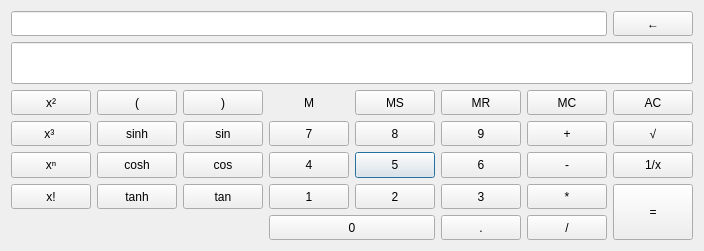
<?xml version="1.0" encoding="UTF-8"?>
<ui version="4.0">
 <class>Calculator</class>
 <widget class="QDialog" name="Calculator">
  <property name="geometry">
   <rect>
    <x>0</x>
    <y>0</y>
    <width>662</width>
    <height>251</height>
   </rect>
  </property>
  <property name="windowTitle">
   <string>Calculator</string>
  </property>
  <layout class="QGridLayout" name="gridLayout_2">
   <item row="0" column="0" rowspan="2" colspan="2">
    <layout class="QGridLayout" name="gridLayout">
     <item row="4" column="4">
      <widget class="QPushButton" name="num_5">
       <property name="sizePolicy">
        <sizepolicy hsizetype="Expanding" vsizetype="Expanding">
         <horstretch>0</horstretch>
         <verstretch>0</verstretch>
        </sizepolicy>
       </property>
       <property name="text">
        <string>5</string>
       </property>
       <attribute name="buttonGroup">
        <string notr="true">allbuttons</string>
       </attribute>
      </widget>
     </item>
     <item row="4" column="3">
      <widget class="QPushButton" name="num_4">
       <property name="sizePolicy">
        <sizepolicy hsizetype="Expanding" vsizetype="Expanding">
         <horstretch>0</horstretch>
         <verstretch>0</verstretch>
        </sizepolicy>
       </property>
       <property name="text">
        <string>4</string>
       </property>
       <attribute name="buttonGroup">
        <string notr="true">allbuttons</string>
       </attribute>
      </widget>
     </item>
     <item row="2" column="4">
      <widget class="QPushButton" name="memory_save">
       <property name="sizePolicy">
        <sizepolicy hsizetype="Expanding" vsizetype="Expanding">
         <horstretch>0</horstretch>
         <verstretch>0</verstretch>
        </sizepolicy>
       </property>
       <property name="text">
        <string>MS</string>
       </property>
      </widget>
     </item>
     <item row="5" column="1">
      <widget class="QPushButton" name="func_tanh">
       <property name="sizePolicy">
        <sizepolicy hsizetype="Expanding" vsizetype="Expanding">
         <horstretch>0</horstretch>
         <verstretch>0</verstretch>
        </sizepolicy>
       </property>
       <property name="text">
        <string>tanh</string>
       </property>
       <attribute name="buttonGroup">
        <string notr="true">allbuttons</string>
       </attribute>
      </widget>
     </item>
     <item row="0" column="7">
      <widget class="QPushButton" name="backspace">
       <property name="sizePolicy">
        <sizepolicy hsizetype="Expanding" vsizetype="Expanding">
         <horstretch>0</horstretch>
         <verstretch>0</verstretch>
        </sizepolicy>
       </property>
       <property name="text">
        <string>←</string>
       </property>
       <attribute name="buttonGroup">
        <string notr="true">allbuttons</string>
       </attribute>
      </widget>
     </item>
     <item row="3" column="4">
      <widget class="QPushButton" name="num_8">
       <property name="sizePolicy">
        <sizepolicy hsizetype="Expanding" vsizetype="Expanding">
         <horstretch>0</horstretch>
         <verstretch>0</verstretch>
        </sizepolicy>
       </property>
       <property name="text">
        <string>8</string>
       </property>
       <attribute name="buttonGroup">
        <string notr="true">allbuttons</string>
       </attribute>
      </widget>
     </item>
     <item row="6" column="5">
      <widget class="QPushButton" name="num_dot">
       <property name="sizePolicy">
        <sizepolicy hsizetype="Expanding" vsizetype="Expanding">
         <horstretch>0</horstretch>
         <verstretch>0</verstretch>
        </sizepolicy>
       </property>
       <property name="text">
        <string>.</string>
       </property>
       <attribute name="buttonGroup">
        <string notr="true">allbuttons</string>
       </attribute>
      </widget>
     </item>
     <item row="2" column="6">
      <widget class="QPushButton" name="memory_clear">
       <property name="sizePolicy">
        <sizepolicy hsizetype="Expanding" vsizetype="Expanding">
         <horstretch>0</horstretch>
         <verstretch>0</verstretch>
        </sizepolicy>
       </property>
       <property name="text">
        <string>MC</string>
       </property>
       <attribute name="buttonGroup">
        <string notr="true">allbuttons</string>
       </attribute>
      </widget>
     </item>
     <item row="4" column="5">
      <widget class="QPushButton" name="num_6">
       <property name="sizePolicy">
        <sizepolicy hsizetype="Expanding" vsizetype="Expanding">
         <horstretch>0</horstretch>
         <verstretch>0</verstretch>
        </sizepolicy>
       </property>
       <property name="text">
        <string>6</string>
       </property>
       <attribute name="buttonGroup">
        <string notr="true">allbuttons</string>
       </attribute>
      </widget>
     </item>
     <item row="1" column="0" colspan="8">
      <widget class="QLineEdit" name="result">
       <property name="sizePolicy">
        <sizepolicy hsizetype="Expanding" vsizetype="Expanding">
         <horstretch>0</horstretch>
         <verstretch>0</verstretch>
        </sizepolicy>
       </property>
       <property name="font">
        <font>
         <pointsize>22</pointsize>
        </font>
       </property>
       <property name="alignment">
        <set>Qt::AlignRight|Qt::AlignTrailing|Qt::AlignVCenter</set>
       </property>
       <property name="readOnly">
        <bool>true</bool>
       </property>
      </widget>
     </item>
     <item row="5" column="2">
      <widget class="QPushButton" name="func_tan">
       <property name="sizePolicy">
        <sizepolicy hsizetype="Expanding" vsizetype="Expanding">
         <horstretch>0</horstretch>
         <verstretch>0</verstretch>
        </sizepolicy>
       </property>
       <property name="text">
        <string>tan</string>
       </property>
       <attribute name="buttonGroup">
        <string notr="true">allbuttons</string>
       </attribute>
      </widget>
     </item>
     <item row="2" column="1">
      <widget class="QPushButton" name="paren_begin">
       <property name="sizePolicy">
        <sizepolicy hsizetype="Expanding" vsizetype="Expanding">
         <horstretch>0</horstretch>
         <verstretch>0</verstretch>
        </sizepolicy>
       </property>
       <property name="text">
        <string>(</string>
       </property>
       <attribute name="buttonGroup">
        <string notr="true">allbuttons</string>
       </attribute>
      </widget>
     </item>
     <item row="4" column="1">
      <widget class="QPushButton" name="func_cosh">
       <property name="sizePolicy">
        <sizepolicy hsizetype="Expanding" vsizetype="Expanding">
         <horstretch>0</horstretch>
         <verstretch>0</verstretch>
        </sizepolicy>
       </property>
       <property name="text">
        <string>cosh</string>
       </property>
       <attribute name="buttonGroup">
        <string notr="true">allbuttons</string>
       </attribute>
      </widget>
     </item>
     <item row="3" column="7">
      <widget class="QPushButton" name="pow_half">
       <property name="sizePolicy">
        <sizepolicy hsizetype="Expanding" vsizetype="Expanding">
         <horstretch>0</horstretch>
         <verstretch>0</verstretch>
        </sizepolicy>
       </property>
       <property name="text">
        <string>√</string>
       </property>
       <attribute name="buttonGroup">
        <string notr="true">allbuttons</string>
       </attribute>
      </widget>
     </item>
     <item row="6" column="6">
      <widget class="QPushButton" name="expr_div">
       <property name="sizePolicy">
        <sizepolicy hsizetype="Expanding" vsizetype="Expanding">
         <horstretch>0</horstretch>
         <verstretch>0</verstretch>
        </sizepolicy>
       </property>
       <property name="text">
        <string>/</string>
       </property>
       <attribute name="buttonGroup">
        <string notr="true">allbuttons</string>
       </attribute>
      </widget>
     </item>
     <item row="2" column="5">
      <widget class="QPushButton" name="memory_recall">
       <property name="sizePolicy">
        <sizepolicy hsizetype="Expanding" vsizetype="Expanding">
         <horstretch>0</horstretch>
         <verstretch>0</verstretch>
        </sizepolicy>
       </property>
       <property name="text">
        <string>MR</string>
       </property>
       <attribute name="buttonGroup">
        <string notr="true">allbuttons</string>
       </attribute>
      </widget>
     </item>
     <item row="4" column="2">
      <widget class="QPushButton" name="func_cos">
       <property name="sizePolicy">
        <sizepolicy hsizetype="Expanding" vsizetype="Expanding">
         <horstretch>0</horstretch>
         <verstretch>0</verstretch>
        </sizepolicy>
       </property>
       <property name="text">
        <string>cos</string>
       </property>
       <attribute name="buttonGroup">
        <string notr="true">allbuttons</string>
       </attribute>
      </widget>
     </item>
     <item row="3" column="3">
      <widget class="QPushButton" name="num_7">
       <property name="sizePolicy">
        <sizepolicy hsizetype="Expanding" vsizetype="Expanding">
         <horstretch>0</horstretch>
         <verstretch>0</verstretch>
        </sizepolicy>
       </property>
       <property name="text">
        <string>7</string>
       </property>
       <attribute name="buttonGroup">
        <string notr="true">allbuttons</string>
       </attribute>
      </widget>
     </item>
     <item row="2" column="7">
      <widget class="QPushButton" name="all_clear">
       <property name="sizePolicy">
        <sizepolicy hsizetype="Expanding" vsizetype="Expanding">
         <horstretch>0</horstretch>
         <verstretch>0</verstretch>
        </sizepolicy>
       </property>
       <property name="text">
        <string>AC</string>
       </property>
       <attribute name="buttonGroup">
        <string notr="true">allbuttons</string>
       </attribute>
      </widget>
     </item>
     <item row="5" column="7" rowspan="2">
      <widget class="QPushButton" name="eval">
       <property name="sizePolicy">
        <sizepolicy hsizetype="Expanding" vsizetype="Expanding">
         <horstretch>0</horstretch>
         <verstretch>0</verstretch>
        </sizepolicy>
       </property>
       <property name="text">
        <string>=</string>
       </property>
       <attribute name="buttonGroup">
        <string notr="true">allbuttons</string>
       </attribute>
      </widget>
     </item>
     <item row="3" column="1">
      <widget class="QPushButton" name="func_sinh">
       <property name="sizePolicy">
        <sizepolicy hsizetype="Expanding" vsizetype="Expanding">
         <horstretch>0</horstretch>
         <verstretch>0</verstretch>
        </sizepolicy>
       </property>
       <property name="text">
        <string>sinh</string>
       </property>
       <attribute name="buttonGroup">
        <string notr="true">allbuttons</string>
       </attribute>
      </widget>
     </item>
     <item row="2" column="0">
      <widget class="QPushButton" name="pow_2">
       <property name="sizePolicy">
        <sizepolicy hsizetype="Expanding" vsizetype="Expanding">
         <horstretch>0</horstretch>
         <verstretch>0</verstretch>
        </sizepolicy>
       </property>
       <property name="text">
        <string>x²</string>
       </property>
       <attribute name="buttonGroup">
        <string notr="true">allbuttons</string>
       </attribute>
      </widget>
     </item>
     <item row="2" column="2">
      <widget class="QPushButton" name="paren_end">
       <property name="sizePolicy">
        <sizepolicy hsizetype="Expanding" vsizetype="Expanding">
         <horstretch>0</horstretch>
         <verstretch>0</verstretch>
        </sizepolicy>
       </property>
       <property name="text">
        <string>)</string>
       </property>
       <attribute name="buttonGroup">
        <string notr="true">allbuttons</string>
       </attribute>
      </widget>
     </item>
     <item row="5" column="6">
      <widget class="QPushButton" name="expr_mul">
       <property name="sizePolicy">
        <sizepolicy hsizetype="Expanding" vsizetype="Expanding">
         <horstretch>0</horstretch>
         <verstretch>0</verstretch>
        </sizepolicy>
       </property>
       <property name="text">
        <string>*</string>
       </property>
       <attribute name="buttonGroup">
        <string notr="true">allbuttons</string>
       </attribute>
      </widget>
     </item>
     <item row="5" column="3">
      <widget class="QPushButton" name="num_1">
       <property name="sizePolicy">
        <sizepolicy hsizetype="Expanding" vsizetype="Expanding">
         <horstretch>0</horstretch>
         <verstretch>0</verstretch>
        </sizepolicy>
       </property>
       <property name="text">
        <string>1</string>
       </property>
       <attribute name="buttonGroup">
        <string notr="true">allbuttons</string>
       </attribute>
      </widget>
     </item>
     <item row="4" column="6">
      <widget class="QPushButton" name="expr_sub">
       <property name="sizePolicy">
        <sizepolicy hsizetype="Expanding" vsizetype="Expanding">
         <horstretch>0</horstretch>
         <verstretch>0</verstretch>
        </sizepolicy>
       </property>
       <property name="text">
        <string>-</string>
       </property>
       <attribute name="buttonGroup">
        <string notr="true">allbuttons</string>
       </attribute>
      </widget>
     </item>
     <item row="5" column="5">
      <widget class="QPushButton" name="num_3">
       <property name="sizePolicy">
        <sizepolicy hsizetype="Expanding" vsizetype="Expanding">
         <horstretch>0</horstretch>
         <verstretch>0</verstretch>
        </sizepolicy>
       </property>
       <property name="text">
        <string>3</string>
       </property>
       <attribute name="buttonGroup">
        <string notr="true">allbuttons</string>
       </attribute>
      </widget>
     </item>
     <item row="6" column="3" colspan="2">
      <widget class="QPushButton" name="num_0">
       <property name="sizePolicy">
        <sizepolicy hsizetype="Expanding" vsizetype="Expanding">
         <horstretch>0</horstretch>
         <verstretch>0</verstretch>
        </sizepolicy>
       </property>
       <property name="text">
        <string>0</string>
       </property>
       <attribute name="buttonGroup">
        <string notr="true">allbuttons</string>
       </attribute>
      </widget>
     </item>
     <item row="3" column="0">
      <widget class="QPushButton" name="pow_3">
       <property name="sizePolicy">
        <sizepolicy hsizetype="Expanding" vsizetype="Expanding">
         <horstretch>0</horstretch>
         <verstretch>0</verstretch>
        </sizepolicy>
       </property>
       <property name="text">
        <string>x³	</string>
       </property>
       <attribute name="buttonGroup">
        <string notr="true">allbuttons</string>
       </attribute>
      </widget>
     </item>
     <item row="4" column="0">
      <widget class="QPushButton" name="pow_n">
       <property name="sizePolicy">
        <sizepolicy hsizetype="Expanding" vsizetype="Expanding">
         <horstretch>0</horstretch>
         <verstretch>0</verstretch>
        </sizepolicy>
       </property>
       <property name="text">
        <string>xⁿ</string>
       </property>
       <attribute name="buttonGroup">
        <string notr="true">allbuttons</string>
       </attribute>
      </widget>
     </item>
     <item row="3" column="6">
      <widget class="QPushButton" name="expr_add">
       <property name="sizePolicy">
        <sizepolicy hsizetype="Expanding" vsizetype="Expanding">
         <horstretch>0</horstretch>
         <verstretch>0</verstretch>
        </sizepolicy>
       </property>
       <property name="text">
        <string>+</string>
       </property>
       <attribute name="buttonGroup">
        <string notr="true">allbuttons</string>
       </attribute>
      </widget>
     </item>
     <item row="3" column="2">
      <widget class="QPushButton" name="func_sin">
       <property name="sizePolicy">
        <sizepolicy hsizetype="Expanding" vsizetype="Expanding">
         <horstretch>0</horstretch>
         <verstretch>0</verstretch>
        </sizepolicy>
       </property>
       <property name="text">
        <string>sin</string>
       </property>
       <attribute name="buttonGroup">
        <string notr="true">allbuttons</string>
       </attribute>
      </widget>
     </item>
     <item row="3" column="5">
      <widget class="QPushButton" name="num_9">
       <property name="sizePolicy">
        <sizepolicy hsizetype="Expanding" vsizetype="Expanding">
         <horstretch>0</horstretch>
         <verstretch>0</verstretch>
        </sizepolicy>
       </property>
       <property name="text">
        <string>9</string>
       </property>
       <attribute name="buttonGroup">
        <string notr="true">allbuttons</string>
       </attribute>
      </widget>
     </item>
     <item row="0" column="0" colspan="7">
      <widget class="QLineEdit" name="expression">
       <property name="sizePolicy">
        <sizepolicy hsizetype="Expanding" vsizetype="Expanding">
         <horstretch>0</horstretch>
         <verstretch>0</verstretch>
        </sizepolicy>
       </property>
       <property name="readOnly">
        <bool>true</bool>
       </property>
      </widget>
     </item>
     <item row="5" column="0">
      <widget class="QPushButton" name="factorial">
       <property name="sizePolicy">
        <sizepolicy hsizetype="Expanding" vsizetype="Expanding">
         <horstretch>0</horstretch>
         <verstretch>0</verstretch>
        </sizepolicy>
       </property>
       <property name="text">
        <string>x!</string>
       </property>
       <attribute name="buttonGroup">
        <string notr="true">allbuttons</string>
       </attribute>
      </widget>
     </item>
     <item row="5" column="4">
      <widget class="QPushButton" name="num_2">
       <property name="sizePolicy">
        <sizepolicy hsizetype="Expanding" vsizetype="Expanding">
         <horstretch>0</horstretch>
         <verstretch>0</verstretch>
        </sizepolicy>
       </property>
       <property name="text">
        <string>2</string>
       </property>
       <attribute name="buttonGroup">
        <string notr="true">allbuttons</string>
       </attribute>
      </widget>
     </item>
     <item row="4" column="7">
      <widget class="QPushButton" name="pow_minus_one">
       <property name="sizePolicy">
        <sizepolicy hsizetype="Expanding" vsizetype="Expanding">
         <horstretch>0</horstretch>
         <verstretch>0</verstretch>
        </sizepolicy>
       </property>
       <property name="text">
        <string>1/x</string>
       </property>
       <attribute name="buttonGroup">
        <string notr="true">allbuttons</string>
       </attribute>
      </widget>
     </item>
     <item row="2" column="3">
      <widget class="QLabel" name="memory">
       <property name="sizePolicy">
        <sizepolicy hsizetype="Expanding" vsizetype="Expanding">
         <horstretch>0</horstretch>
         <verstretch>0</verstretch>
        </sizepolicy>
       </property>
       <property name="text">
        <string>M</string>
       </property>
       <property name="alignment">
        <set>Qt::AlignCenter</set>
       </property>
      </widget>
     </item>
    </layout>
   </item>
  </layout>
 </widget>
 <layoutdefault spacing="6" margin="11"/>
 <tabstops>
  <tabstop>expression</tabstop>
  <tabstop>backspace</tabstop>
  <tabstop>result</tabstop>
  <tabstop>pow_2</tabstop>
  <tabstop>paren_begin</tabstop>
  <tabstop>paren_end</tabstop>
  <tabstop>memory_save</tabstop>
  <tabstop>memory_recall</tabstop>
  <tabstop>memory_clear</tabstop>
  <tabstop>all_clear</tabstop>
  <tabstop>pow_3</tabstop>
  <tabstop>func_sinh</tabstop>
  <tabstop>func_sin</tabstop>
  <tabstop>num_7</tabstop>
  <tabstop>num_8</tabstop>
  <tabstop>num_9</tabstop>
  <tabstop>expr_add</tabstop>
  <tabstop>pow_half</tabstop>
  <tabstop>pow_n</tabstop>
  <tabstop>func_cosh</tabstop>
  <tabstop>func_cos</tabstop>
  <tabstop>num_4</tabstop>
  <tabstop>num_5</tabstop>
  <tabstop>num_6</tabstop>
  <tabstop>expr_sub</tabstop>
  <tabstop>pow_minus_one</tabstop>
  <tabstop>factorial</tabstop>
  <tabstop>func_tanh</tabstop>
  <tabstop>func_tan</tabstop>
  <tabstop>num_1</tabstop>
  <tabstop>num_2</tabstop>
  <tabstop>num_3</tabstop>
  <tabstop>expr_mul</tabstop>
  <tabstop>eval</tabstop>
  <tabstop>num_0</tabstop>
  <tabstop>num_dot</tabstop>
  <tabstop>expr_div</tabstop>
 </tabstops>
 <resources/>
 <connections/>
 <buttongroups>
  <buttongroup name="allbuttons"/>
 </buttongroups>
</ui>
